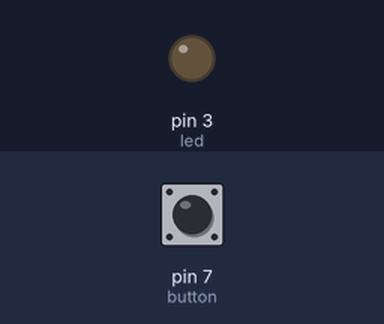
Bench run of a sketch on a simulated Arduino Uno, built with avr-gcc and run on an emulated ATmega328P. Parts: output pins drawn as LEDs (lit = HIGH). Inputs (shaded band) come from the test bench; at power-on: pin 7 (button) HIGH.

Above: at 1.2 s.
1.3 s: pin 7 (button) pulled LOW for 0.15 s
At 1.37 s:
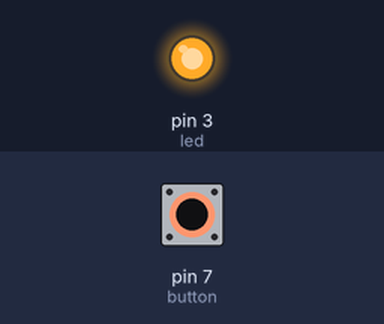
2.9 s: pin 7 (button) pulled LOW for 3.2 s
At 6.6 s:
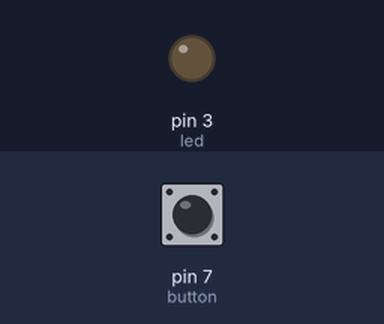
Timing chart, 0 to 8.1 s (numbered marks = the images above; inputs shaded):
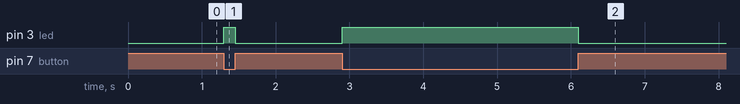

Measured:
- after the input at 1.3 s, pin 3 (led): LOW → HIGH at once, → LOW 0.15 s later
- after the input at 2.9 s, pin 3 (led): LOW → HIGH at once, → LOW 3.2 s later

The sketch:

button_led.ino
```cpp
int led=3;
int button=7;
int state=0;

void setup() {
  pinMode(led,OUTPUT);
  pinMode(button, INPUT_PULLUP);
}

void loop() {
  state=digitalRead(button);

  if (state==LOW) {
    digitalWrite(led,HIGH);

  }
  else {
  digitalWrite(led, LOW);
  }

}
```
